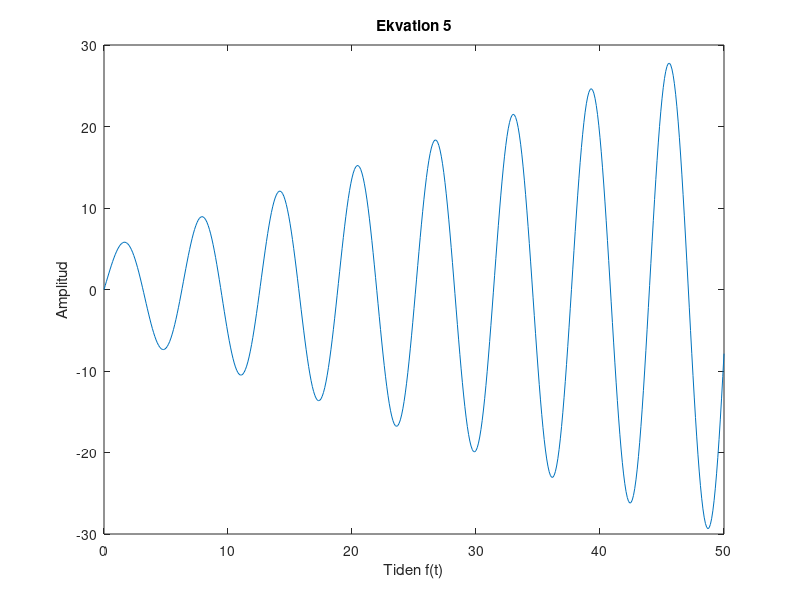

MATLAB code for this plot:
A = 5;
b = 1;
c = 0;
m = 1;
v0 = 1;
v = v0;
delta = 0;
fi = 0;
t = 0:0.1:50;

ekvation5 = ((b./(2.*m.*v0))*t.*sin(v0*t)) + (A.*sin(v0.*t + delta));
plot(t,ekvation5)
title('Ekvation 5');
xlabel('Tiden f(t)');
ylabel('Amplitud');